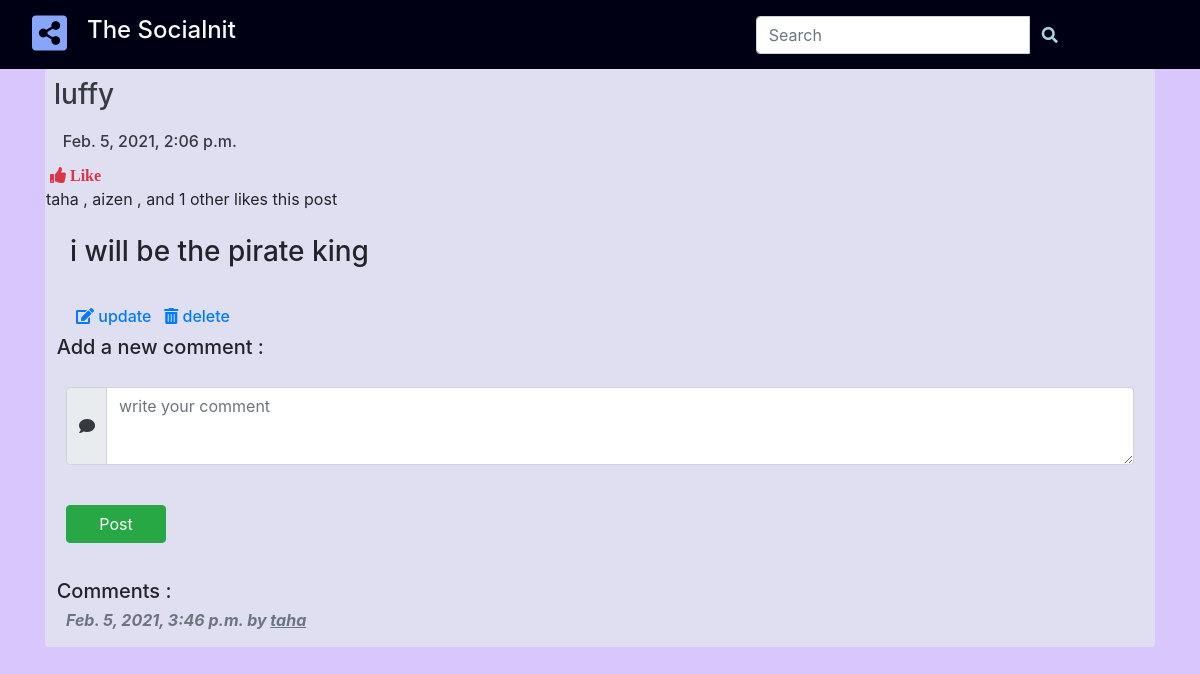
/48/ (signed in), run on the app's committed database.
### post/models.py (models this page shows, shortened)
class Post(models.Model):
    user = models.ForeignKey(User, related_name='post_created', on_delete=models.CASCADE)
    url = models.URLField(blank=True, null=True)
    text = models.TextField(blank=True, null=True)
    image = models.ImageField(upload_to='images/%Y/%m/%d/', blank=True, null=True)
    video = models.FileField(upload_to="video/%Y%m/%d/",blank=True, null=True)
    created = models.DateTimeField(auto_now_add=True, db_index=True)
    users_like = models.ManyToManyField(User,related_name='posts_liked',blank=True)
    class Meta:
        ordering = ('created',)
    def get_absolute_url(self):
        return reverse('post:post_detail', args=[self.id])

class Comment(models.Model):
    post = models.ForeignKey(Post, on_delete=models.CASCADE, related_name='comments')
    commenter = models.ForeignKey(User, on_delete=models.CASCADE, related_name='blog_comments')
    content = models.TextField(blank=True, null=True)
    created = models.DateTimeField(auto_now_add=True)
    updated = models.DateTimeField(auto_now=True)
    class Meta:
        ordering = ('-created',)

### post/views.py (the view)
# urls.py: path('<int:post_id>/', views.post_detail,name='post_detail'),
def post_detail(request, post_id=None):
    post = None
    post = get_object_or_404(Post, id=post_id)
    comments = Comment.objects.filter(post=post)
    users_like = post.users_like.all()
    if "like" in request.GET :
        post.users_like.add(request.user)
        return redirect(request.META.get('HTTP_REFERER'))
    if "unlike" in request.GET:
        post.users_like.remove(request.user)
        return redirect(request.META.get('HTTP_REFERER'))
    if request.method == 'POST' and request.user.is_authenticated:
        form = CommentForm(data=request.POST)
        if form.is_valid():
            comments = form.save(commit=False)
            comments.post = post
            comments.commenter = request.user
            comments.save()
            return redirect('post:post_detail', post.id)
    else:
        form = CommentForm()
    return render(request, 'post/detail.html', {'post': post, 'form': form, 'comments': comments, 'users_like': users_like})

### post/forms.py
class CommentForm(forms.ModelForm):
    class Meta:
        model = Comment
        fields = ('content',)

### post/templates/post/detail.html (shortened to what this page needs)
{% extends "post/base.html" %}
{% load static %}
{% load embed_video_tags %}
{% load widget_tweaks %}
{% block content %}
<div class="container">
  <div class="row">
    <div class="col-9 mx-auto col-md-6 col-lg-12">
      <div class="card mb-2" style="border-color: transparent; background: #dfdff1">
        <div class="p-2">
          <a class="text-decoration-none text-dark" href="{% url 'post:wall' post.user.id %}">
            <h3 class="card-img-top ">{{ post.user }}</h3>
          </a>
        </div>
        <div class="p-1">
          <a class="text-decoration-none text-dark" href="{{post.get_absolute_url}}">
            <h6 class="card-img-top ">&nbsp;&nbsp; {{ post.created }}</h6>
          </a>
        </div>
        {% if request.user not in post.users_like.all %}
          <a href="{% url 'post:post_detail' post.id %}?like"> <i class="fas fa-thumbs-up text-danger p-1"> Like </i></a>
        {% else %}
          <a href="{{post.get_absolute_url}}?unlike"> <i class="fas fa-thumbs-down text-secondary p-1"> Unlike</i></a>
        {% endif %}
        {% if users_like.count > 1 %}
          {%for liker in users_like|slice:'2' %}
           {{liker.username}}
            {% if not forloop.last %},{% endif %}
          {%endfor%}
          {% if users_like.count > 1 %}
            , and {{users_like.count|add:-1}} other{{users_like.count|add:-1|pluralize}} likes this post
          {% endif %}
        {% endif %}
        {%if post.text%}
        <div class="p-4">
            <h3 class="card-img-top" width='600'>{{ post.text }}</h3>
        </div>
        {% endif %}
        {%if post.user == request.user%}
        {%if post.text%}
        <h6 id="comment"><a  href="{%url 'post:update_post' post.id%}?text" class="text-decoration-none  "><i class="fas fa-edit pt-2"></i> update</a>&nbsp;&nbsp;
          {%endif%}
          <a href="{%url 'post:delete_post' post.id%}" class="text-decoration-none"><i class="fas fa-trash-alt"></i> delete </a></h6>
        {% endif %}
        {% if user.is_authenticated %}
        <h5>&nbsp; Add a new comment :</h5>
        <div class="card-body">
          <form method="post">
            <div class="form-group">
              <div class="input-group mb-3">
                <div class="input-group-prepend">
                  <span class="input-group-text"><i class="fa fa-comment text-dark mt-4 mb-4"></i></span>
                </div>
                {% render_field form.content rows="" class="form-control" placeholder="write your comment" %}
              </div>
            </div>
            <br>
            <div class="form-group">
              <button type="submit" class="btn btn-success" style="width: 100px;">Post</button>
            </div>
          </form>
        </div>
        {% if comments %}
        <h5>&nbsp; Comments :</h5>
        {% for comment in comments %}
        <h6 class="font-weight-bold mb-0 text-secondary" style="margin-left: 20px;">
          <p class="date">
            <i> {{ comment.created }} by <u>{{ comment.commenter }}</u></i>
          </p>
        </h6>
        {% endfor %}
        {% endif %}
        {% endif %}
      </div>
    </div>
  </div>
</div>
{% endblock %}

### post/static/css/post.css (style rules this page uses)
#comment { margin-left: 30px; }
.body { background-color: rgb(216, 198, 252); }
* { box-sizing: border-box; }

### data on the page
Post: user "luffy", created "Feb. 5, 2021, 2:06 p.m.", text "i will be the pirate king"
Comment: created "Feb. 5, 2021, 3:46 p.m.", commenter "taha"

### other printed values
{{ liker.username }} "taha"
{{ liker.username }} "aizen"
{{ users_like.count|add:-1 }} "1"
